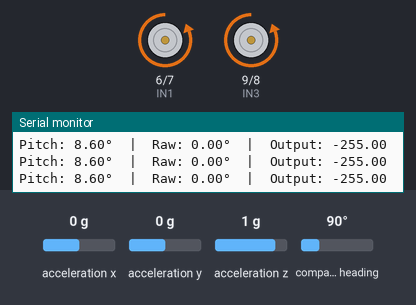
Bench run of a sketch on a simulated Arduino Uno, built with avr-gcc and run on an emulated ATmega328P. Parts: motor-driver pin pairs drawn as motors (green arrow = first pin HIGH = forward, orange = second pin HIGH = backward, longer = more drive, scaled by the enable pin), the last lines printed to the serial monitor. Inputs (shaded band) come from the test bench; at power-on: acceleration y 0 g, acceleration z 1 g, acceleration x 0 g, compass heading 90°.

Above: at 2.7 s.
2.8 s: acceleration y set to 0.8 g
At 3.1 s:
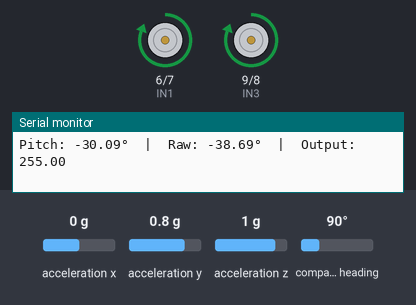
4.3 s: acceleration z set to 0.2 g
5.8 s: acceleration z set to -0.1 g
At 6.7 s:
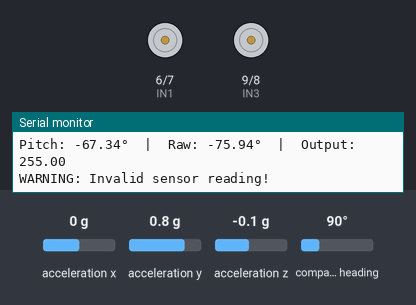
8.2 s: acceleration z set to 0.8 g
At 8.6 s:
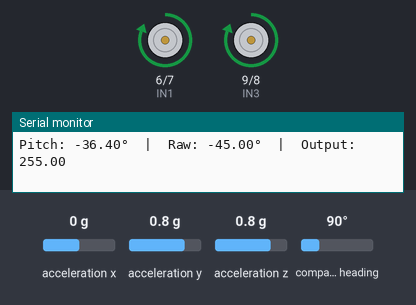
9.7 s: acceleration y set to -1.4 g
At 10.9 s:
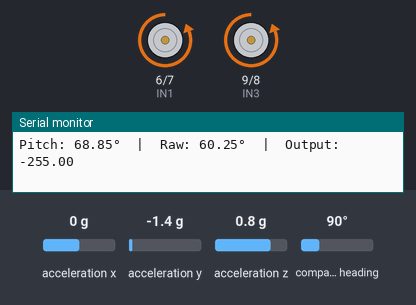
Timing chart, 0 to 12.2 s (numbered marks = the images above; inputs shaded):
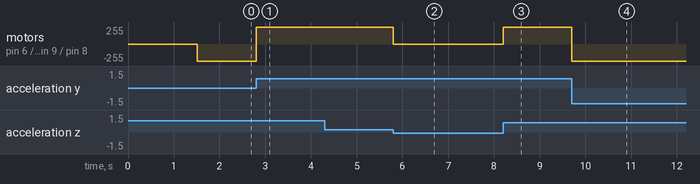

Measured:
- the behaviour switches between 0.1 and 0 g on acceleration z (found by bisection; images 1 and 2)
- after the input at 2.8 s, motor on pin 6 (IN1) / pin 7 (IN2), motor on pin 9 (IN3) / pin 8 (IN4): backward 255/255 → forward 255/255 at once
- after the input at 5.8 s, motor on pin 6 (IN1) / pin 7 (IN2), motor on pin 9 (IN3) / pin 8 (IN4): forward 255/255 → stopped at once
- after the input at 8.2 s, motor on pin 6 (IN1) / pin 7 (IN2), motor on pin 9 (IN3) / pin 8 (IN4): stopped → forward 255/255 at once
- after the input at 9.7 s, motor on pin 6 (IN1) / pin 7 (IN2), motor on pin 9 (IN3) / pin 8 (IN4): forward 255/255 → backward 255/255 at once

The sketch:

SelfBallancingRobot3.ino
```cpp
/*
 * Self Balancing Robot - Simplified (Based on Working Pitch Reader)
 *
 * Wiring:
 * BNO055 VCC -> 3.3V or 5V
 * BNO055 GND -> GND
 * BNO055 SDA -> A4 (or SDA pin on Arduino)
 * BNO055 SCL -> A5 (or SCL pin on Arduino)
 * BNO055 ADR -> GND (for address 0x28)
 *
 * L298N Motor Driver:
 * ENA -> 5
 * IN1 -> 6
 * IN2 -> 7
 * IN3 -> 9
 * IN4 -> 8
 * ENB -> 10
 */

#include <Wire.h>
#include <PID_v1.h>
#include <Adafruit_Sensor.h>
#include <Adafruit_BNO055.h>
#include <utility/imumaths.h>

// ===== MANUAL OFFSET VALUE =====
float PITCH_OFFSET = -8.6;  // Your measured offset from pitch reader
// =================================

// Motor pins
const int ENA = 5;
const int IN1 = 6;
const int IN2 = 7;
const int IN3 = 9;
const int IN4 = 8;
const int ENB = 10;

// PID variables
double setpoint = 0;
double input = 0;
double output = 0;
double Kp = 65;//55;//45;//150           // Proportional gain
double Kd = 38;//32;//28;//2.5          // Derivative gain
double Ki =12;//10;// 8; // 100         // Integral gain

// Create PID object
PID pid(&input, &output, &setpoint, Kp, Ki, Kd, DIRECT);

// Create BNO055 object (SAME as working pitch reader)
Adafruit_BNO055 bno = Adafruit_BNO055(55, 0x28);

// Variables
float rawPitch = 0;
float correctedPitch = 0;
unsigned long lastPrint = 0;
int consecutiveErrors = 0;
bool motorOutputActive = false;

void setup() {
  Serial.begin(115200);
  Serial.println("Self Balancing Robot - Simplified");
  Serial.println("==================================");
  Serial.print("Using manual offset: ");
  Serial.print(PITCH_OFFSET);
  Serial.println(" degrees");
  Serial.println();

  // Initialize motor pins
  pinMode(ENA, OUTPUT);
  pinMode(ENB, OUTPUT);
  pinMode(IN1, OUTPUT);
  pinMode(IN2, OUTPUT);
  pinMode(IN3, OUTPUT);
  pinMode(IN4, OUTPUT);

  // Enable motors
  digitalWrite(ENA, HIGH);
  digitalWrite(ENB, HIGH);
  stopMotors();

  // Initialize BNO055 - EXACTLY like the working pitch reader
  if (!bno.begin()) {
    Serial.println("ERROR: BNO055 not detected!");
    Serial.println("Check wiring and I2C address");
    while (1);
  }

  Serial.println("BNO055 connected successfully!");

  // Use external crystal for better accuracy (same as pitch reader)
  bno.setExtCrystalUse(true);

  delay(500);

  // Setup PID controller
  pid.SetMode(AUTOMATIC);
  pid.SetSampleTime(5);
  pid.SetOutputLimits(-255, 255);

  Serial.println("Ready to balance!");
  Serial.println("---------------------------------------------------------\n");

  delay(1000);
}

void loop() {
  // Read pitch - EXACTLY like the working pitch reader
  sensors_event_t orientationData;
  bno.getEvent(&orientationData, Adafruit_BNO055::VECTOR_EULER);

  // Read pitch (Z-axis is pitch for BNO055)
  rawPitch = orientationData.orientation.z;

  // Check if reading is valid
  if (!isnan(rawPitch) && abs(rawPitch) < 90) {
    // Apply manual offset (same as pitch reader)
    correctedPitch = rawPitch - PITCH_OFFSET;

    // Update PID input
    input = correctedPitch;

    // Calculate motor output
    pid.Compute();

    // Apply motor control
    controlMotors((int)output);
    motorOutputActive = true;

    // Reset error counter
    consecutiveErrors = 0;

    // Debug output (same format as pitch reader + output)
    if (millis() - lastPrint > 100) {
      Serial.print("Pitch: ");
      Serial.print(correctedPitch, 2);
      Serial.print("°");
      Serial.print("  |  Raw: ");
      Serial.print(rawPitch, 2);
      Serial.print("°");
      Serial.print("  |  Output: ");
      Serial.println(output);
      lastPrint = millis();
    }
  } else {
    // Invalid reading - stop motors
    if (motorOutputActive) {
      stopMotors();
      motorOutputActive = false;
    }

    consecutiveErrors++;

    if (consecutiveErrors > 10 && (millis() - lastPrint > 500)) {
      Serial.println("WARNING: Invalid sensor reading!");
      lastPrint = millis();
    }

    delay(10);
  }

  // Small delay to prevent overwhelming the system
  delay(2);
}

// Motor control function
void controlMotors(int speed) {
  int leftSpeed = constrain(speed, -255, 255);
  int rightSpeed = constrain(speed, -255, 255);

  // Minimum speed threshold - ensures motors have enough torque
  if (abs(leftSpeed) < 15 && leftSpeed != 0) {
    leftSpeed = (leftSpeed > 0) ? 15 : -15;
  }
  if (abs(rightSpeed) < 15 && rightSpeed != 0) {
    rightSpeed = (rightSpeed > 0) ? 15 : -15;
  }

  // Motor A (Left) - Pins 6 and 7
  if (leftSpeed > 0) {
    digitalWrite(IN1, HIGH);
    digitalWrite(IN2, LOW);
  } else if (leftSpeed < 0) {
    digitalWrite(IN1, LOW);
    digitalWrite(IN2, HIGH);
  } else {
    digitalWrite(IN1, LOW);
    digitalWrite(IN2, LOW);
  }
  analogWrite(ENA, abs(leftSpeed));

  // Motor B (Right) - Pins 8 and 9
  if (rightSpeed > 0) {
    digitalWrite(IN3, HIGH);
    digitalWrite(IN4, LOW);
  } else if (rightSpeed < 0) {
    digitalWrite(IN3, LOW);
    digitalWrite(IN4, HIGH);
  } else {
    digitalWrite(IN3, LOW);
    digitalWrite(IN4, LOW);
  }
  analogWrite(ENB, abs(rightSpeed));
}

void stopMotors() {
  analogWrite(ENA, 0);
  analogWrite(ENB, 0);
  digitalWrite(IN1, LOW);
  digitalWrite(IN2, LOW);
  digitalWrite(IN3, LOW);
  digitalWrite(IN4, LOW);
}
```
